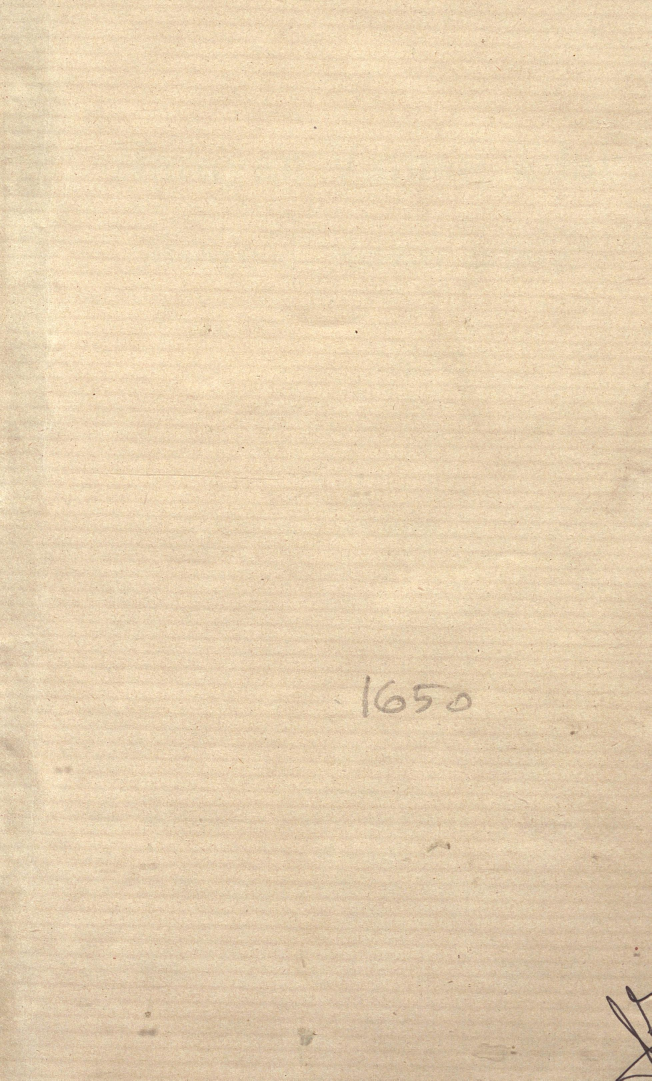
#> input picture items/1950-narayana-vamana-thilak/images/p003.jpg, 1954 x 3241 px, given in place of p003.jpg.png, which was not available (shown at 1/3 size)
$ python ul.py ../../../items/1950-narayana-vamana-thilak/images/p003.jpg
#> lines starting #> are read from the running program, lines starting #| are printed output that depends on the picture; after the words box and inside, x2 and y2 are one past the last pixel; in counts of white or black regions, pixels touching at a corner belong together
import os
import numpy as np, sys
from PIL import Image, ImageDraw
from scipy import ndimage
def annot_mask(p):
    a=np.asarray(Image.open(os.path.join(os.environ.get('GPURA_ITEM_DIR','.'),'images',f'{p}.png')).convert('RGB')).astype(int)
    R,G,B=a[...,0],a[...,1],a[...,2]; gray=(R+G+B)/3
#> after `R, G, B = (a[..., 0], a[..., 1], a[..., 2])`:
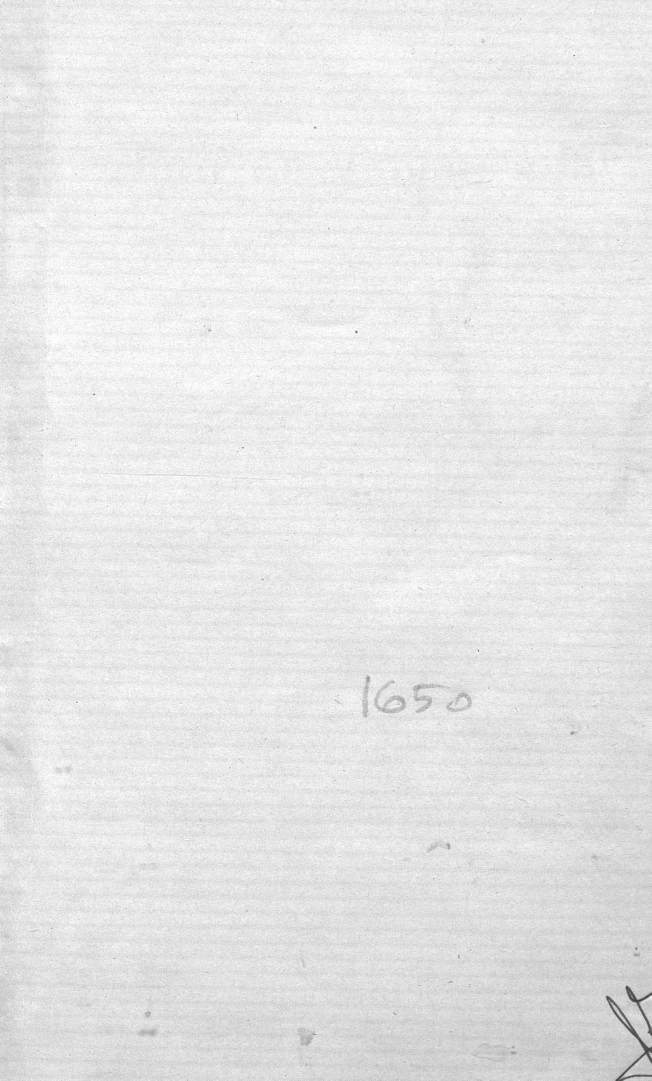
#> R: shape (3241, 1954) int64 (shown at 1/3 size); min 50, max 255, mean 230.9
#> after `R, G, B = (a[..., 0], a[..., 1], a[..., 2])`:
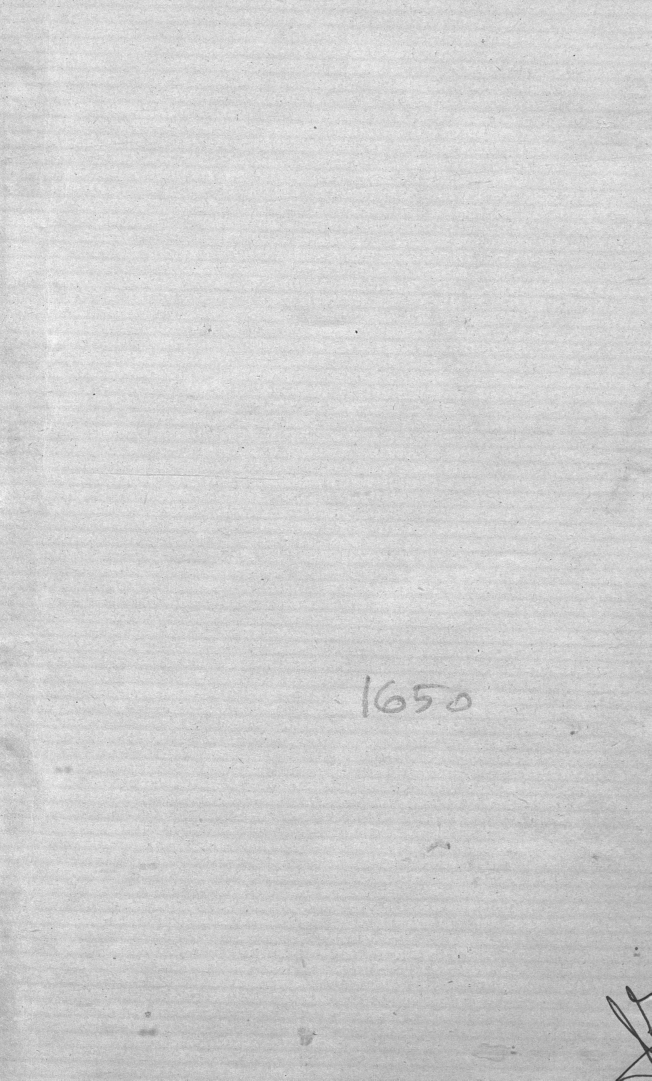
#> G: shape (3241, 1954) int64 (shown at 1/3 size); min 32, max 255, mean 208.8
#> after `R, G, B = (a[..., 0], a[..., 1], a[..., 2])`:
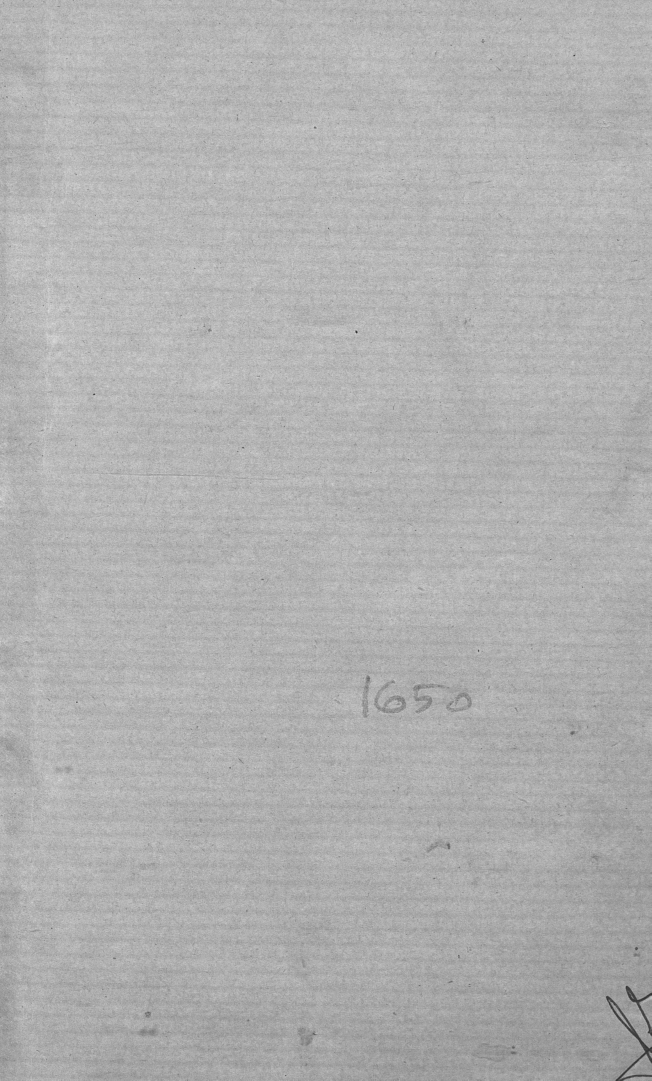
#> B: shape (3241, 1954) int64 (shown at 1/3 size); min 1, max 229, mean 176.6
    return a,(gray<150)&((R-B)<18)
def underlines(p):
    a,m=annot_mask(p)
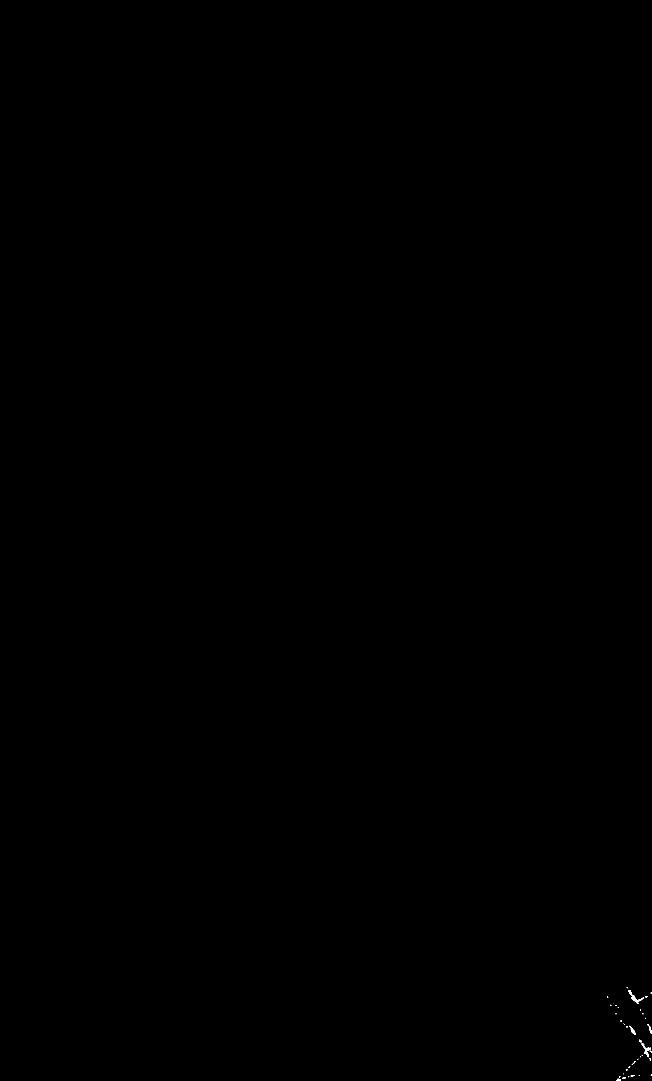
#> m: shape (3241, 1954) bool (shown at 1/3 size); 0.02% white; 38 white regions (27 under 20 px), largest, box (x1, y1, x2, y2) and area: (1884, 2970, 1932, 3012) 410, (1925, 3129, 1953, 3172) 314, (1889, 3077, 1908, 3104) 170
    m2=ndimage.binary_closing(m,structure=np.ones((5,25)))
#> m2: shape (3241, 1954) bool; 0.03% white; 24 white regions (15 under 20 px), largest, box (x1, y1, x2, y2) and area: (1884, 2970, 1932, 3012) 524, (1920, 3129, 1942, 3172) 388, (1878, 3077, 1908, 3104) 229
    lab,n=ndimage.label(m2)
#> lab: shape (3241, 1954) int32; 28 distinct labels, from 0 to 27
#> n = 27
    out=[]
    for i,sl in enumerate(ndimage.find_objects(lab)):
        h=sl[0].stop-sl[0].start; w=sl[1].stop-sl[1].start
        cnt=(lab[sl]==i+1).sum()
        if w>=120 and h<=70 and w>3*h:
            out.append([sl[1].start,sl[0].start,w,h,int(cnt)])
#> this loop made 27 passes
#> (h, w, cnt) on passes 1 to 12: (4, 3, 8), (42, 48, 524), (4, 6, 22), (3, 4, 8), (1, 1, 1), (4, 19, 55), (3, 2, 5), (4, 2, 7), (3, 3, 8), (2, 4, 6), (3, 3, 7), (5, 4, 17)
#> after the loop, out = []
    return a,m,out
if __name__=='__main__':
    p=sys.argv[1]
    a,m,out=underlines(p)
#> out = []
    im=Image.fromarray(a.astype('uint8')); d=ImageDraw.Draw(im)
#> further down, im is the input picture: PIL image 1954x3241 RGB; mean R, G, B 230.9, 208.8, 176.6
    for x,y,w,h,c in out:
        d.rectangle([x,y,x+w,y+h],outline=(255,0,0),width=5); print(x,y,w,h,c)
#> this loop made 0 passes
    im.resize((im.width//3,im.height//3)).save(f'../v/{p}_ul.png')
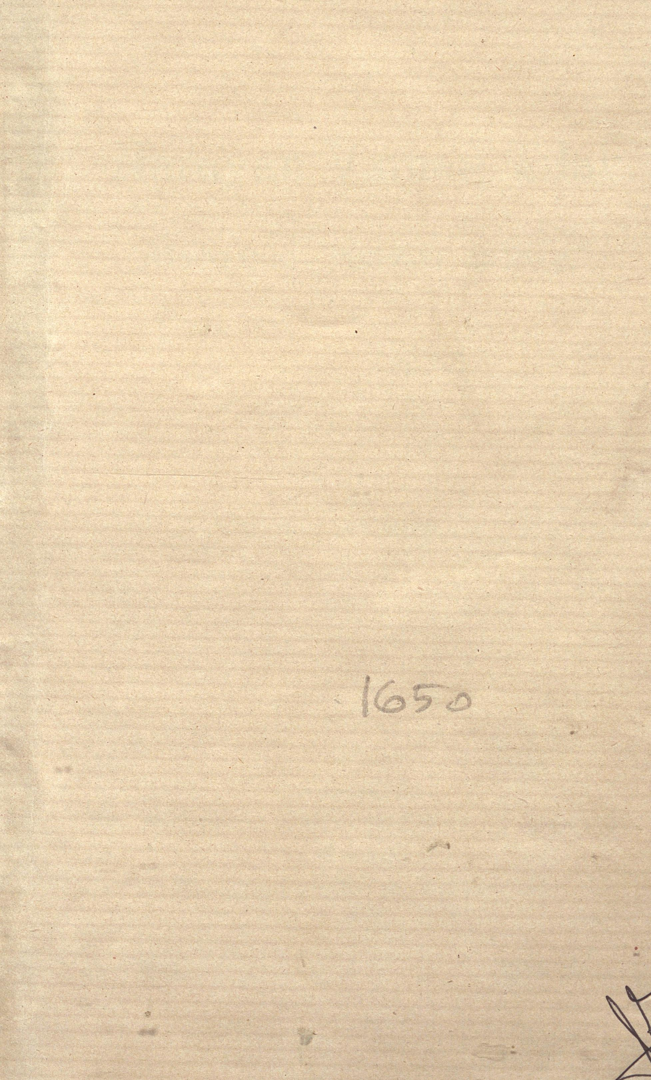
#> saved as p003.jpg_ul.png: PIL image 651x1080 RGB; mean R, G, B 230.9, 208.8, 176.6

$ run again, on items/1950-narayana-vamana-thilak/images/p004.jpg
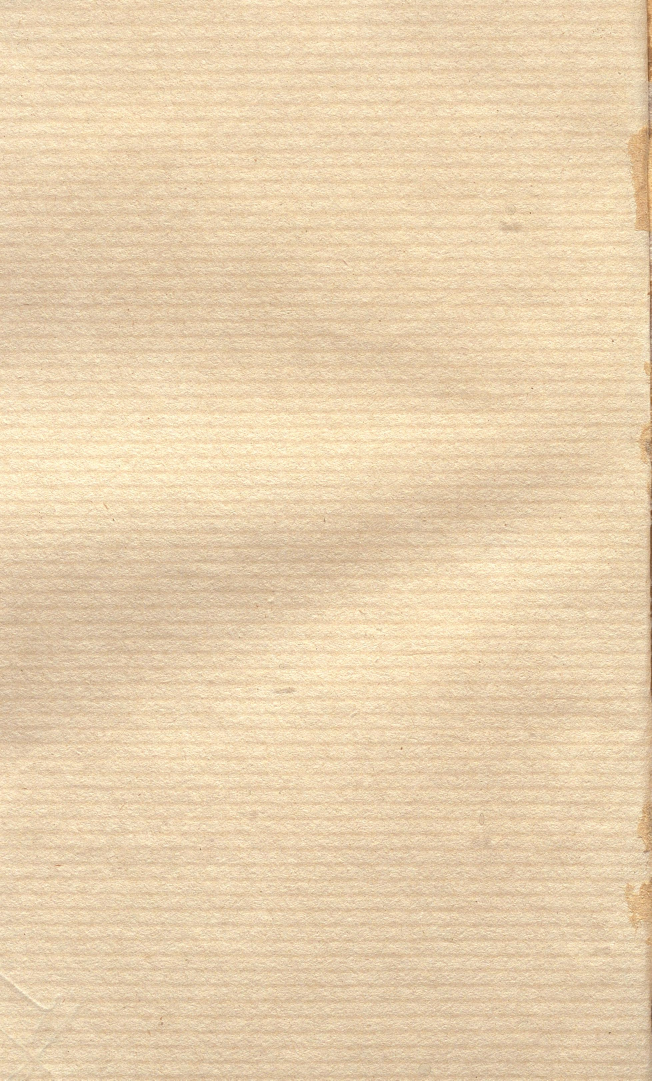
#> input picture items/1950-narayana-vamana-thilak/images/p004.jpg, 1954 x 3241 px, given in place of p004.jpg.png, which was not available (shown at 1/3 size)
#> in annot_mask, `R, G, B = (a[..., 0], a[..., 1], a[..., 2])`:
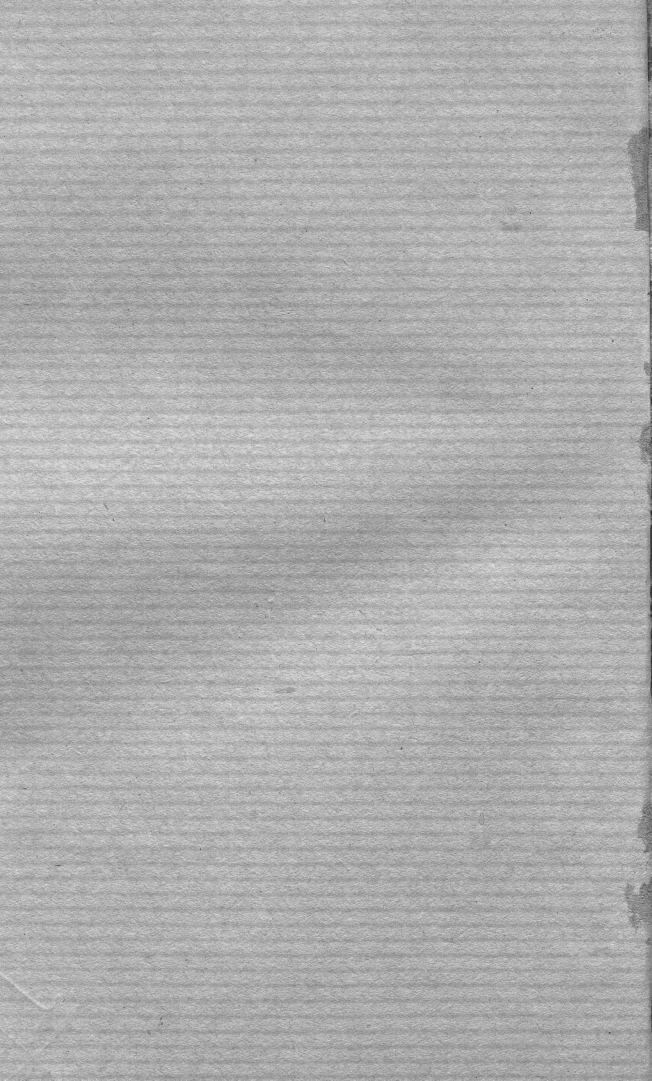
#> B: shape (3241, 1954) int64 (shown at 1/3 size); min 10, max 236, mean 174.4
#> m: shape (3241, 1954) bool; every value is 0
#> lab: shape (3241, 1954) int32; every value is 0
#> n = 0
#> after the loop in underlines, `for i,sl in enumerate(ndimage.find_objects(lab)):`: out = []
#> im is the input picture: PIL image 1954x3241 RGB; mean R, G, B 232.6, 208.9, 174.4
#> `im.resize((im.width//3,im.height//3)).save(f'../v/{p}_ul.png')`:
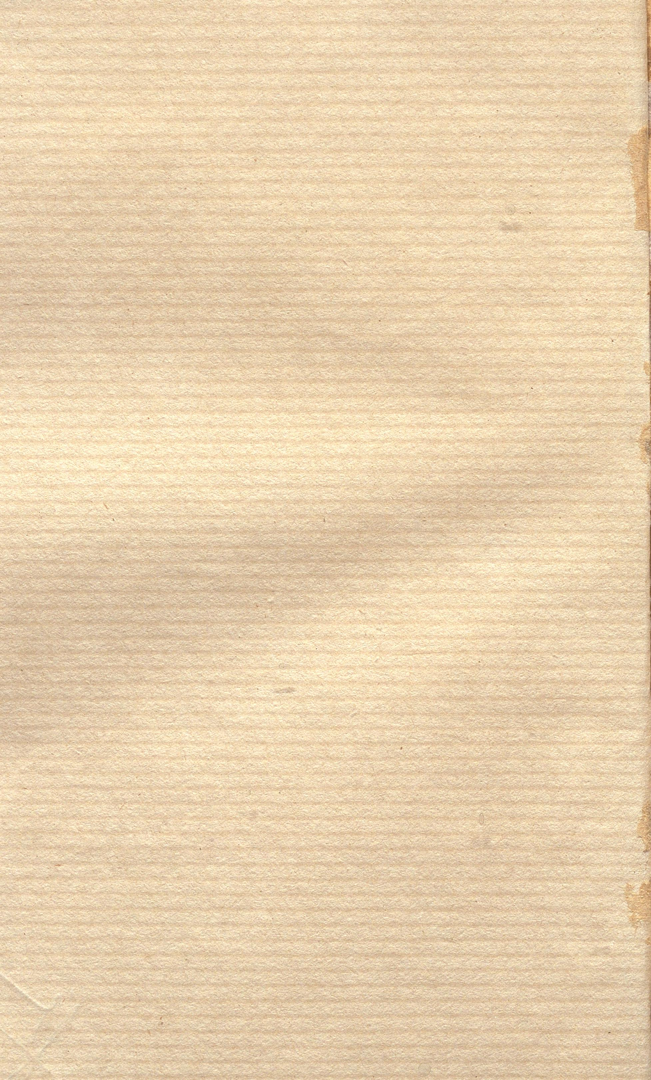
#> saved as p004.jpg_ul.png: PIL image 651x1080 RGB; mean R, G, B 232.6, 208.9, 174.4
